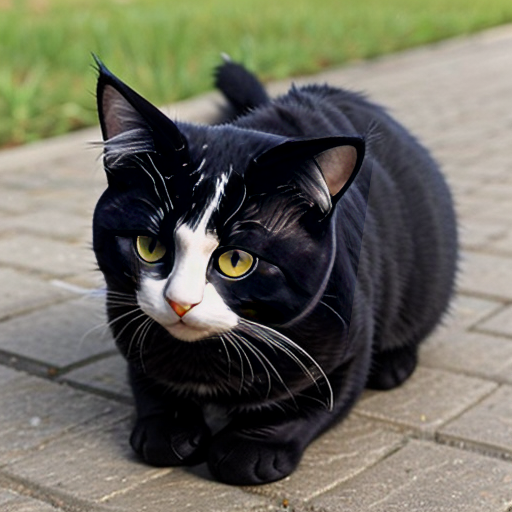
#> input picture sample_images/CAT_IMG.png, 512 x 512 px, found by its file name
$ python thresold_func.py
#> lines starting #> are read from the running program, lines starting #| are printed output that depends on the picture; after the words box and inside, x2 and y2 are one past the last pixel; in counts of white or black regions, pixels touching at a corner belong together
import cv2

image = cv2.imread("OpenCV_Basics\sample_images\CAT_IMG.png", cv2.IMREAD_GRAYSCALE)
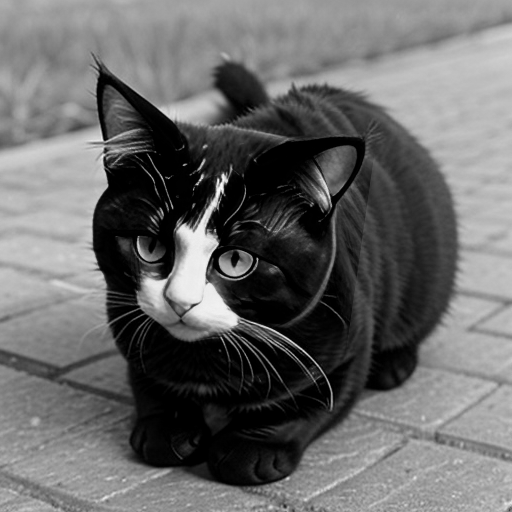
#> image: shape (512, 512); min 0, max 252, mean 104.6

ret, thres_img = cv2.threshold(image, 120, 155, cv2.THRESH_BINARY)
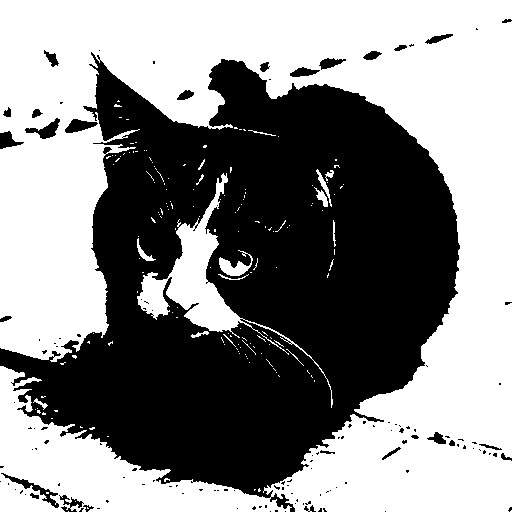
#> thres_img: shape (512, 512); values 0 (black) and 155 (white), 53.4% white; 132 black regions (104 under 20 px), largest, box (x1, y1, x2, y2) and area: (0, 52, 460, 512) 118820, (1, 473, 59, 508) 347, (25, 118, 60, 139) 296

cv2.imshow("Original images", image)
cv2.imshow("Edges", thres_img)
cv2.waitKey(0)
cv2.destroyAllWindows()

$ run again, with sample_images/bobby.png copied over sample_images/CAT_IMG.png
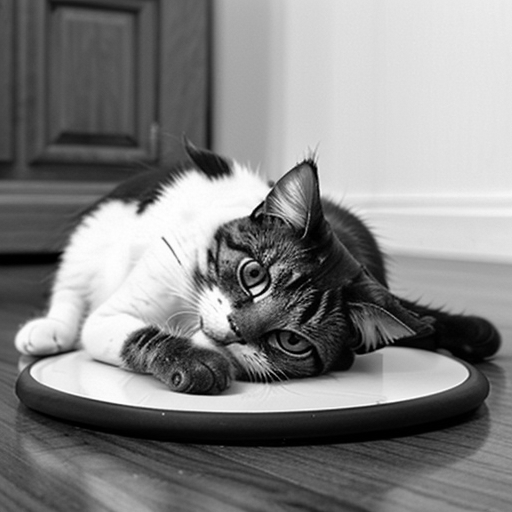
#> input picture sample_images/bobby.png, 512 x 512 px, found by its file name
#> image is the input picture: shape (512, 512); min 0, max 255, mean 131.5
#> `ret, thres_img = cv2.threshold(image, 120, 155, cv2.THRESH_BINARY)`:
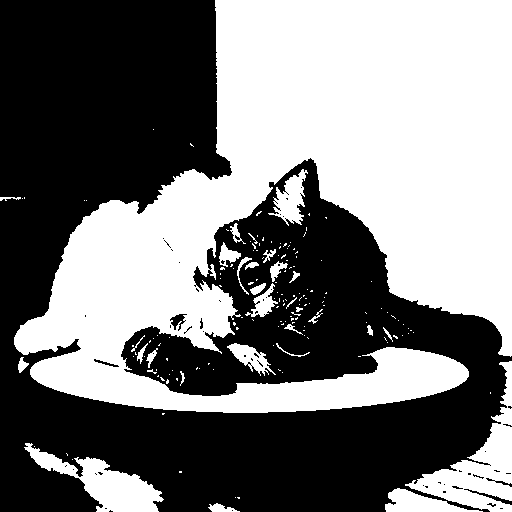
#> thres_img: shape (512, 512); values 0 (black) and 155 (white), 48.2% white; 165 white regions (135 under 20 px), largest, box (x1, y1, x2, y2) and area: (14, 0, 512, 413) 112337, (405, 361, 512, 512) 5019, (24, 443, 164, 512) 3536
